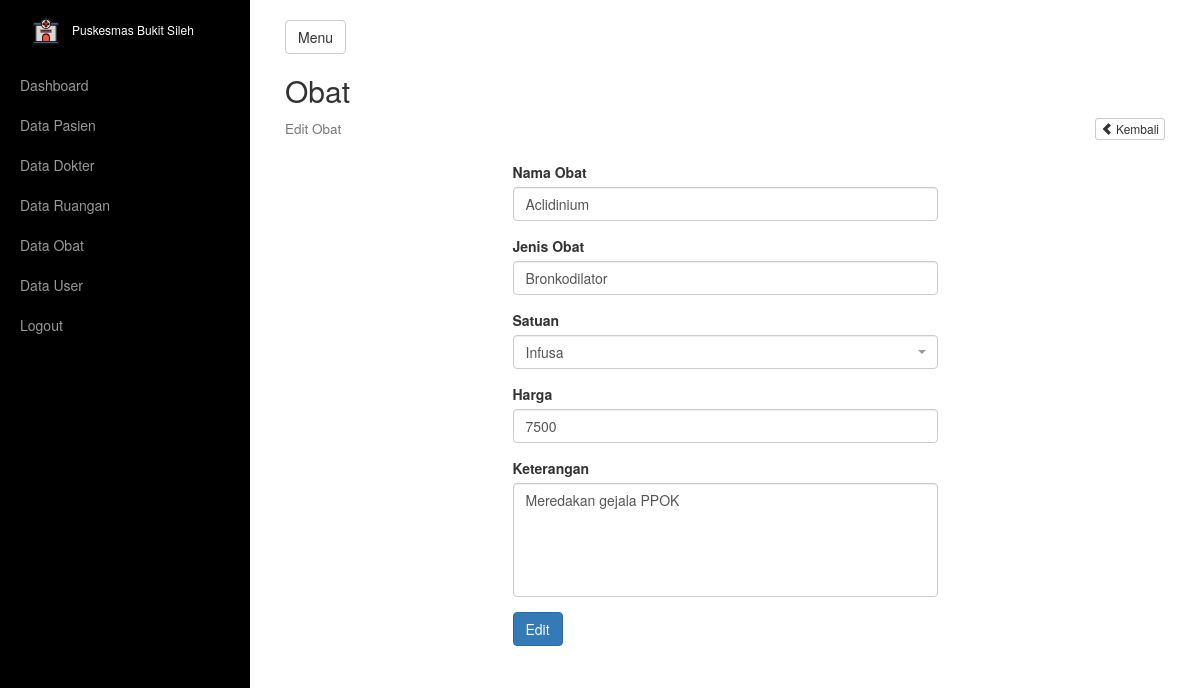
The app's page /obat/form_obat.php?id=1a7a162a-fbf0-4a77-a053-93fd297fab63 (signed in) with its own data.
### tables this page shows
CREATE TABLE `tb_obat` (
  `id_obat` varchar(100) NOT NULL,
  `nama_obat` varchar(200) NOT NULL,
  `jenis_obat` varchar(50) NOT NULL,
  `satuan` varchar(20) NOT NULL,
  `harga` varchar(50) NOT NULL,
  `keterangan` text NOT NULL
);

### obat/form_obat.php (the view, shortened to what this page needs)
<?php
include_once '../_header.php';
if (isset($_GET['id']) != null) {
    $page = "Edit";
} else {
    $page = "Tambah";
}
?>
<div class="box">
    <h2>Obat</h2>
    <h4 style="margin-bottom: 25px;">
        <small><?= $page; ?> Obat</small>
        <div class="pull-right">
            <a href="index.php" class="btn btn-default btn-xs"><i class="glyphicon glyphicon-chevron-left"></i>&nbsp;Kembali</a>
        </div>
    </h4>
    <div class="row">
        <div class="col-lg-6 col-lg-offset-3">
            <form action="proses_obat.php" method="POST">
                <?php
                if (isset($_GET['id']) != null) {
                    $id_obat = $_GET['id'];
                    $sql_obat = mysqli_query($connect, "SELECT * FROM tb_obat WHERE id_obat = '$id_obat'") or die(mysqli_error($connect));
                    $data_obat = mysqli_fetch_array($sql_obat);
                }
                ?>
                <div class="form-group">
                    <label for="nama">Nama Obat</label>
                    <input type="text" name="nama" class="form-control" value="<?= $data_obat['nama_obat'] ?>" required autofocus>
                </div>
                <div class="form-group">
                    <label for="jenis_obat">Jenis Obat</label>
                    <input type="text" name="jenis_obat" class="form-control" value="<?= $data_obat['jenis_obat'] ?>" required>
                </div>
                <div class="form-group">
                    <label for="satuan">Satuan</label>
                </div>
                <div class="form-group">
                    <label for="harga">Harga</label>
                    <input type="number" name="harga" class="form-control" value="<?= $data_obat['harga'] ?>" required>
                </div>
                <div class="form-group">
                    <label for="keterangan">Keterangan</label>
                    <textarea name="keterangan" class="form-control" id="keterangan" rows="5" style="resize: none;" required><?= $data_obat['keterangan'] ?></textarea>
                </div>
                <div class="form-group">
                    <input type="submit" name="simpan" class="btn btn-primary" value="<?= $page ?>">
                </div>
            </form>
        </div>
    </div>
</div>
<?php include_once '../_footer.php'; ?>

### records on screen
tb_obat: nama "Aclidinium", jenis_obat "Bronkodilator", harga "7500", keterangan "Meredakan gejala PPOK"

### other values on screen
$page "Edit"
